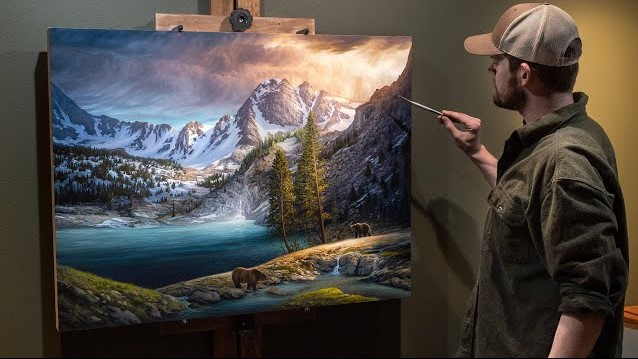
#> input picture RSA-Gambar/carousel -de.jpg, 638 x 359 px
$ python gambar.py
#> lines starting #> are read from the running program, lines starting #| are printed output that depends on the picture
import cv2  # Import library OpenCV
import numpy as np  # Import library NumPy

def encrypt_image(image_path, output_path, key):  # Fungsi untuk mengenkripsi gambar
    # Baca gambar
    img = cv2.imread(image_path)

    # Cek apakah gambar berhasil dibaca
    if img is None:
        print("Error: Could not read the image.")  # Cetak pesan error jika gagal membaca gambar
        return

    # Generate random key based on image shape
    random_key = np.random.randint(0, 256, img.shape, dtype=np.uint8)  # Buat kunci acak

    # Enkripsi menggunakan XOR
    encrypted_img = cv2.bitwise_xor(img, random_key)  # Lakukan operasi XOR untuk mengenkripsi gambar

    # Simpan gambar terenkripsi
    cv2.imwrite(output_path, encrypted_img)  # Simpan gambar terenkripsi ke file baru

    print("Encryption complete. Encrypted image saved at", output_path)  # Cetak pesan bahwa enkripsi selesai

def decrypt_image(encrypted_path, output_path, key):
    # Baca gambar terenkripsi
    encrypted_img = cv2.imread(encrypted_path)

    # Cek apakah gambar berhasil dibaca
    if encrypted_img is None:
        print("Error: Could not read the encrypted image.")  # Cetak pesan error jika gagal membaca gambar terenkripsi
        return

    # Dekripsi menggunakan XOR dan kunci yang sama
    decrypted_img = cv2.bitwise_xor(encrypted_img, key)  # Lakukan operasi XOR untuk mendekripsi gambar

    # Simpan gambar terdekripsi
    cv2.imwrite(output_path, decrypted_img)  # Simpan gambar terdekripsi ke file baru

    print("Decryption complete. Decrypted image saved at", output_path)  # Cetak pesan bahwa dekripsi selesai

def main():  # Fungsi utama
    operation = input("Choose operation (1. encrypt or 2. decrypt): ")  # Meminta pengguna memilih operasi
#> the answer given: 1

    if operation == "1":  # Jika operasi adalah enkripsi
        image_path = input("Enter the path of the image to encrypt: ")  # Meminta path gambar untuk dienkripsi
#> the answer given: carousel -de.jpg
        output_path = input("Enter the path to save the encrypted image: ")  # Meminta path untuk menyimpan gambar terenkripsi
#> the answer given: out.png
        encryption_key = int(input("Enter the encryption key (an integer): "))  # Meminta kunci enkripsi
#> the answer given: 3

        encrypt_image(image_path, output_path, encryption_key)  # Panggil fungsi untuk mengenkripsi gambar
#> in encrypt_image, img is the input picture: shape (359, 638, 3); mean B, G, R 69.6, 74.9, 80.7
#> in encrypt_image, `encrypted_img = cv2.bitwise_xor(img, random_key)`:
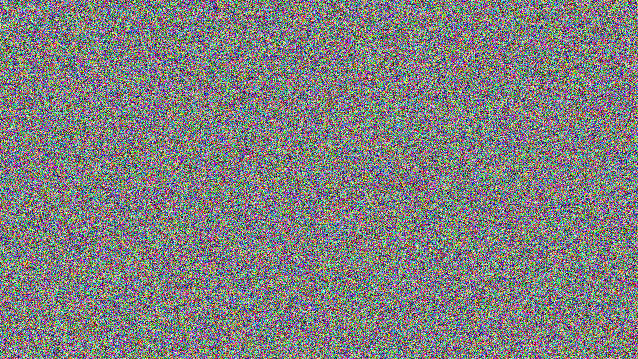
#> encrypted_img: shape (359, 638, 3); mean B, G, R 127.4, 127.7, 127.4

    elif operation == "2":  # Jika operasi adalah dekripsi
        encrypted_path = input("Enter the path of the encrypted image: ")  # Meminta path gambar terenkripsi
        output_path = input("Enter the path to save the decrypted image: ")  # Meminta path untuk menyimpan gambar terdekripsi
        encryption_key = int(input("Enter the encryption key used for decryption (an integer): "))  # Meminta kunci enkripsi yang digunakan untuk dekripsi

        decrypt_image(encrypted_path, output_path, encryption_key)  # Panggil fungsi untuk mendekripsi gambar

    else:
        print("Invalid operation. Please choose 'encrypt' or 'decrypt'.")  # Cetak pesan jika operasi tidak valid

if __name__ == "__main__":
    main()  # Jalankan fungsi utama jika skrip dijalankan sebagai program utama
